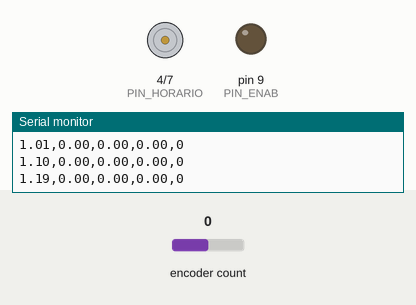
Bench run of a sketch on a simulated Arduino Uno, built with avr-gcc and run on an emulated ATmega328P. On the bench: motor-driver pin pairs drawn as motors (green arrow = first pin HIGH = forward, orange = second pin HIGH = backward, longer = more drive), output pins drawn as LEDs (lit = HIGH), the last lines printed to the serial monitor. The test bench sets the inputs (shaded band); at power-on: encoder count 0.

Above: at 1.2 s.
1.3 s: encoder count set to 1
At 1.7 s:
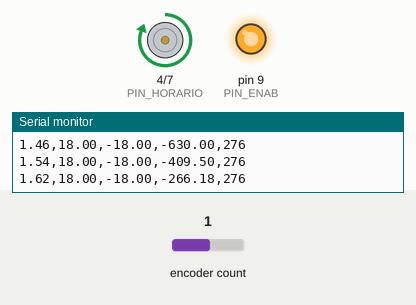
2.9 s: encoder count set to 0
At 3.8 s:
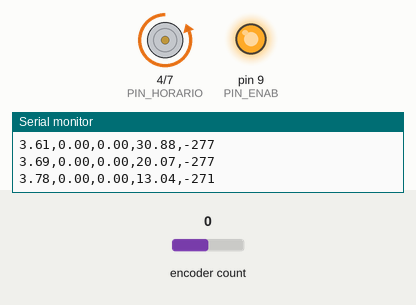
5.5 s: encoder count set to -1
At 6.4 s:
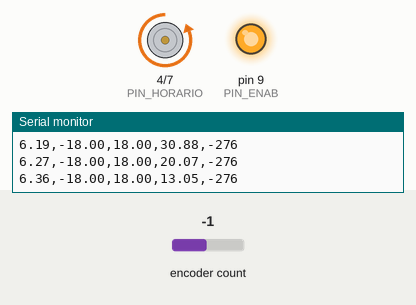
7.1 s: encoder count set to 3
At 7.7 s:
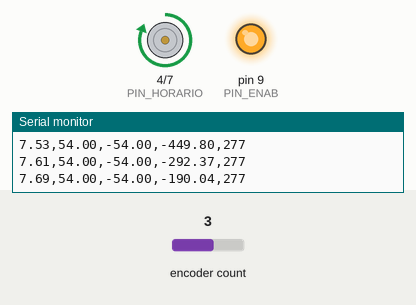
Timing chart, 0 to 9.7 s (numbered marks = the images above; inputs shaded):
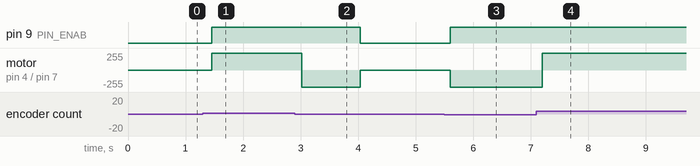

The sketch:

fuzzy_controller.ino
```cpp
#include <Arduino.h>
#include <Encoder.h>
#include <Fuzzy.h>

const uint8_t PIN_ENAB        = 9;
const uint8_t PIN_HORARIO     = 4;
const uint8_t PIN_ANTIHORARIO = 7;

const uint8_t PIN_ENC_A = 19;
const uint8_t PIN_ENC_B = 18;
const int PPR = 20;

Encoder encoder(PIN_ENC_A, PIN_ENC_B);

const float QUAD_X = 4.0f;
const float COUNTS_PER_REV = PPR * QUAD_X;
const float DEG_PER_COUNT = 360.0f / COUNTS_PER_REV;

static inline float countsToDeg(long c) { return c * DEG_PER_COUNT; }

// CONTROL DIFUSO

float SP_deg = 0.0f;  // objetivo = ángulo vertical

float prev_err = 0.0f;
float der_filt = 0.0f;
float alpha = 0.65f;

const int PWM_MIN = 60;
const int PWM_DEADBAND = 10;
const float K_FUZZY = 1.3f;

unsigned long t_prev_us = 0;

Fuzzy *fuzzy = new Fuzzy();


void applyMotor(int u) {
  u = constrain(u, -255, 255);

  if (abs(u) < PWM_DEADBAND) {
    analogWrite(PIN_ENAB, 0);
    digitalWrite(PIN_HORARIO, LOW);
    digitalWrite(PIN_ANTIHORARIO, LOW);
    return;
  }

  int pwmAbs = abs(u);
  if (pwmAbs < PWM_MIN) pwmAbs = PWM_MIN;

  if (u > 0) {
    digitalWrite(PIN_HORARIO, HIGH);
    digitalWrite(PIN_ANTIHORARIO, LOW);
    analogWrite(PIN_ENAB, pwmAbs);
  } else {
    digitalWrite(PIN_HORARIO, LOW);
    digitalWrite(PIN_ANTIHORARIO, HIGH);
    analogWrite(PIN_ENAB, pwmAbs);
  }
}


void setupFuzzy() {

  // -------- INPUT 1--------
  FuzzyInput *err = new FuzzyInput(1);

  FuzzySet *ERR_NL = new FuzzySet(-40, -40, -20, -5);
  FuzzySet *ERR_ZE = new FuzzySet(-5, 0, 0, 5);
  FuzzySet *ERR_PL = new FuzzySet(5, 20, 40, 40);

  err->addFuzzySet(ERR_NL);
  err->addFuzzySet(ERR_ZE);
  err->addFuzzySet(ERR_PL);
  fuzzy->addFuzzyInput(err);

  // -------- INPUT 2----------
  FuzzyInput *derr = new FuzzyInput(2);

  FuzzySet *DER_N = new FuzzySet(-60, -60, -20, -5);
  FuzzySet *DER_ZE = new FuzzySet(-5, 0, 0, 5);
  FuzzySet *DER_P = new FuzzySet(5, 20, 60, 60);

  derr->addFuzzySet(DER_N);
  derr->addFuzzySet(DER_ZE);
  derr->addFuzzySet(DER_P);
  fuzzy->addFuzzyInput(derr);

  // ---------- OUTPUT---------
  FuzzyOutput *outPWM = new FuzzyOutput(1);

  FuzzySet *PWM_NL = new FuzzySet(-255, -255, -200, -150);
  FuzzySet *PWM_NM = new FuzzySet(-180, -140, -90, -40);
  FuzzySet *PWM_ZE = new FuzzySet(-20, 0, 0, 20);
  FuzzySet *PWM_PM = new FuzzySet(40, 90, 140, 180);
  FuzzySet *PWM_PL = new FuzzySet(150, 200, 255, 255);

  outPWM->addFuzzySet(PWM_NL);
  outPWM->addFuzzySet(PWM_NM);
  outPWM->addFuzzySet(PWM_ZE);
  outPWM->addFuzzySet(PWM_PM);
  outPWM->addFuzzySet(PWM_PL);
  fuzzy->addFuzzyOutput(outPWM);

  // REGLAS
  {
    FuzzyRuleAntecedent *a = new FuzzyRuleAntecedent();
    a->joinSingle(ERR_NL);
    FuzzyRuleConsequent *c = new FuzzyRuleConsequent();
    c->addOutput(PWM_PL);
    fuzzy->addFuzzyRule(new FuzzyRule(1, a, c));
  }
  {
    FuzzyRuleAntecedent *a = new FuzzyRuleAntecedent();
    a->joinSingle(ERR_PL);
    FuzzyRuleConsequent *c = new FuzzyRuleConsequent();
    c->addOutput(PWM_NL);
    fuzzy->addFuzzyRule(new FuzzyRule(2, a, c));
  }
  {
    FuzzyRuleAntecedent *a = new FuzzyRuleAntecedent();
    a->joinWithAND(ERR_ZE, DER_P);
    FuzzyRuleConsequent *c = new FuzzyRuleConsequent();
    c->addOutput(PWM_NL);
    fuzzy->addFuzzyRule(new FuzzyRule(3, a, c));
  }
  {
    FuzzyRuleAntecedent *a = new FuzzyRuleAntecedent();
    a->joinWithAND(ERR_ZE, DER_N);
    FuzzyRuleConsequent *c = new FuzzyRuleConsequent();
    c->addOutput(PWM_PL);
    fuzzy->addFuzzyRule(new FuzzyRule(4, a, c));
  }
  {
    FuzzyRuleAntecedent *a = new FuzzyRuleAntecedent();
    a->joinWithAND(ERR_ZE, DER_ZE);
    FuzzyRuleConsequent *c = new FuzzyRuleConsequent();
    c->addOutput(PWM_ZE);
    fuzzy->addFuzzyRule(new FuzzyRule(5, a, c));
  }
}

void setup() {
  Serial.begin(115200);

  pinMode(PIN_ENAB, OUTPUT);
  pinMode(PIN_HORARIO, OUTPUT);
  pinMode(PIN_ANTIHORARIO, OUTPUT);

  encoder.write(0);
  t_prev_us = micros();

  setupFuzzy();
  Serial.println("t,angle,err,derr,pwm");
}

void loop() {

  unsigned long now_us = micros();
  float dt = (now_us - t_prev_us) / 1e6f;
  if (dt <= 0 || dt > 0.05f) dt = 0.01f;
  t_prev_us = now_us;

  long counts = encoder.read();
  float angle_deg = countsToDeg(counts);

  float err = SP_deg - angle_deg;

  float derr = (err - prev_err) / dt;
  prev_err = err;

  der_filt = alpha * der_filt + (1.0f - alpha) * derr;

  fuzzy->setInput(1, err);
  fuzzy->setInput(2, der_filt);
  fuzzy->fuzzify();

  float u = fuzzy->defuzzify(1);
  u *= K_FUZZY;

  applyMotor((int)u);

  Serial.print(millis()/1000.0f); Serial.print(",");
  Serial.print(angle_deg); Serial.print(",");
  Serial.print(err); Serial.print(",");
  Serial.print(der_filt); Serial.print(",");
  Serial.println((int)u);

  delay(5);
}
```

Measured:
- after the input at 1.3 s, pin 9 (PIN_ENAB): LOW → HIGH after 0.16 s; motor on pin 4 (PIN_HORARIO) / pin 7 (PIN_ANTIHORARIO): stopped → forward 255/255 after 0.16 s
- after the input at 2.9 s, pin 9 (PIN_ENAB): HIGH → LOW after 1.1 s; motor on pin 4 (PIN_HORARIO) / pin 7 (PIN_ANTIHORARIO): forward 255/255 → backward 255/255 after 0.12 s, → stopped 1.0 s later
- after the input at 5.5 s, pin 9 (PIN_ENAB): LOW → HIGH after 0.10 s; motor on pin 4 (PIN_HORARIO) / pin 7 (PIN_ANTIHORARIO): stopped → backward 255/255 after 0.10 s
- after the input at 7.1 s, motor on pin 4 (PIN_HORARIO) / pin 7 (PIN_ANTIHORARIO): backward 255/255 → forward 255/255 after 0.10 s
